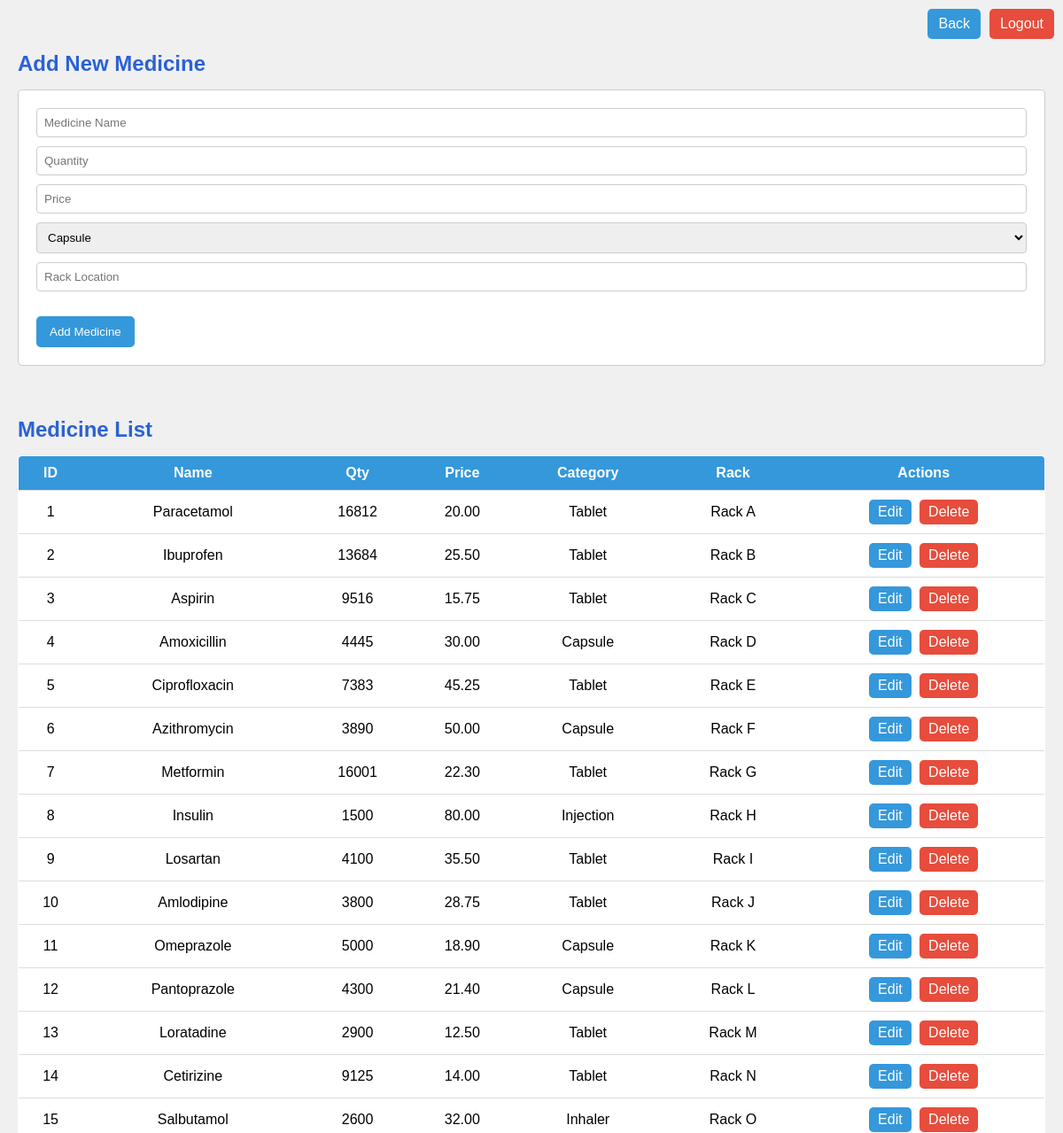
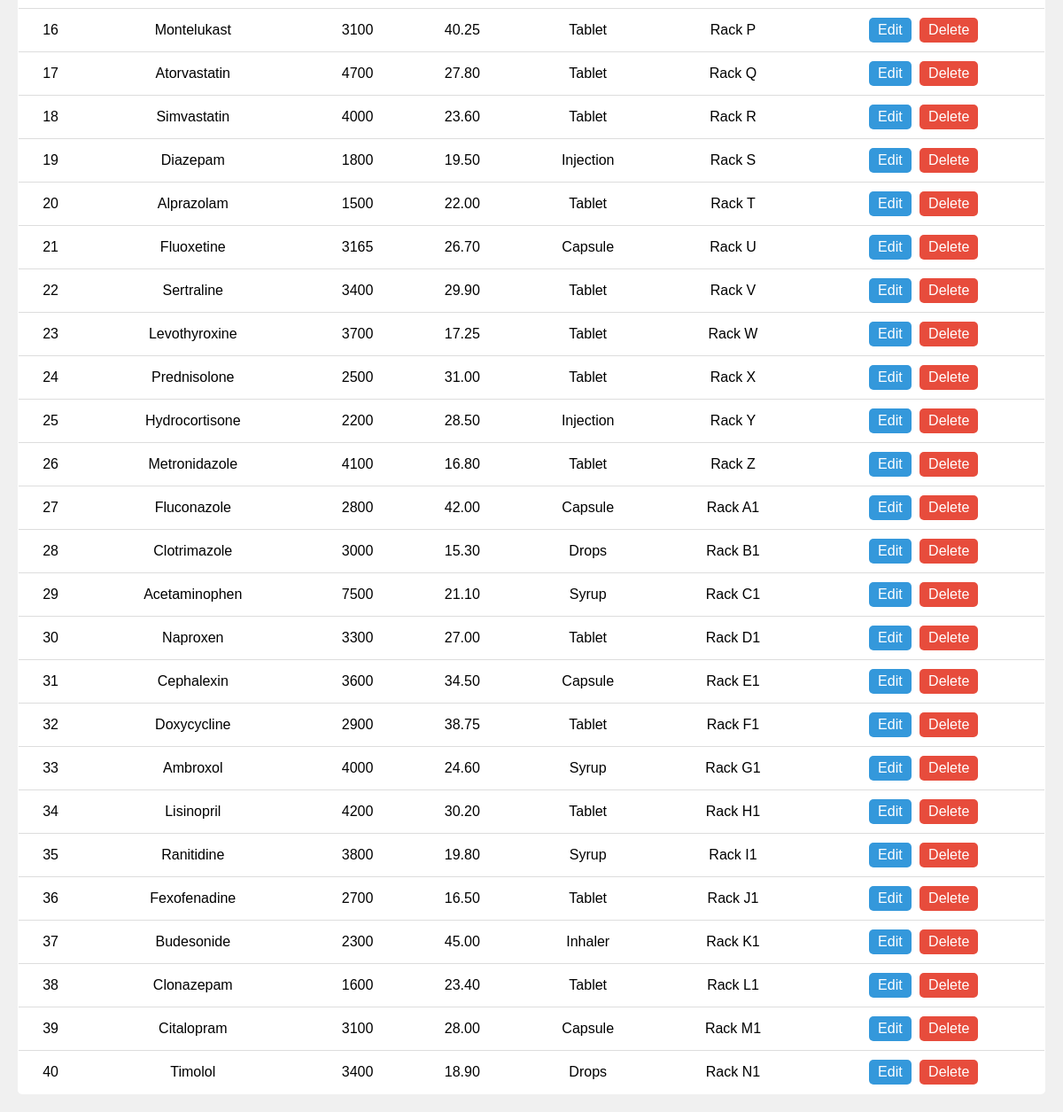
The app's page /medicine.php (signed in) with its own data (2 pictures, top to bottom).
### tables this page shows
CREATE TABLE `medicine` (
  `Med_ID` int(11) NOT NULL,
  `Med_Name` varchar(100) NOT NULL,
  `Med_Qty` int(11) NOT NULL,
  `Med_Price` decimal(10,2) NOT NULL,
  `Category` varchar(100) DEFAULT NULL,
  `Location_Rack` varchar(50) DEFAULT NULL
);

### medicine.php (the view, shortened to what this page needs)
<?php
$conn = new mysqli("localhost", "root", "", "pharmacy");
$meds = $conn->query("SELECT * FROM medicine");
?>
<!DOCTYPE html>
<html>
<head>
  <link rel="stylesheet" href="css/medicine.css">
</head>
<body>
  <div class="container">
    <div style="position: absolute; top: 10px; right: 10px; display: flex; gap: 10px;">
      <a href="dashboard.php"
        style="padding: 8px 12px; background: #3498db; color: white; text-decoration: none; border-radius: 5px;">Back</a>
      <a href="logout.php"
        style="padding: 8px 12px; background: #e74c3c; color: white; text-decoration: none; border-radius: 5px;">Logout</a>
    </div>
    <br>
    <h2>Add New Medicine</h2>
    <form action="add_medicine.php" method="POST">
      <input type="text" name="Med_Name" placeholder="Medicine Name" required>
      <input type="number" name="Med_Qty" placeholder="Quantity" required>
      <input type="number" step="0.01" name="Med_Price" placeholder="Price" required>
      <select name="Category">
        <option value="Capsule">Capsule</option>
      </select>
      <input type="text" name="Location_Rack" placeholder="Rack Location">
      <br><br>
      <button type="submit">Add Medicine</button>
    </form>
    <br>
    <h2>Medicine List</h2>
    <div class="table-responsive">
      <table>
        <tr>
          <th>ID</th>
          <th>Name</th>
          <th>Qty</th>
          <th>Price</th>
          <th>Category</th>
          <th>Rack</th>
          <th>Actions</th>
        </tr>
        <?php while ($row = $meds->fetch_assoc()): ?>
          <tr>
            <td><?= $row['Med_ID'] ?></td>
            <td><?= $row['Med_Name'] ?></td>
            <td><?= $row['Med_Qty'] ?></td>
            <td><?= $row['Med_Price'] ?></td>
            <td><?= $row['Category'] ?></td>
            <td><?= $row['Location_Rack'] ?></td>
            <td>
              <a class="btn-edit" href="edit_medicine.php?id=<?= $row['Med_ID'] ?>">Edit</a>
              <a class="btn-del" href="delete_medicine.php?id=<?= $row['Med_ID'] ?>"
                onclick="return confirm('Delete this medicine?')">Delete</a>
            </td>
          </tr>
        <?php endwhile; ?>
      </table>
    </div>
  </div>
</body>
</html>

### css/medicine.css (style rules this page uses)
body { font-family: Arial, sans-serif; background-color: #f0f0f0; margin: 0; padding: 20px; }
h2 { color: #2a62d3; margin-bottom: 15px; }
form { background-color: white; padding: 20px; border: 1px solid #ccc; border-radius: 5px; margin-bottom: 20px; }
input[type="text"], input[type="number"], select { width: 100%; padding: 8px; margin-bottom: 10px; border: 1px solid #ccc; border-radius: 4px; box-sizing: border-box; }
button { background-color: #3498db; color: white; padding: 10px 15px; border: none; border-radius: 5px; cursor: pointer; }
.table-responsive { overflow-x: auto; }
table { width: 100%; border-collapse: collapse; background-color: white; border: 1px solid #ccc; border-radius: 5px; overflow: hidden; }
th, td { padding: 10px; text-align: center; border-bottom: 1px solid #ddd; }
th { background-color: #3498db; color: white; }
a { display: inline-block; padding: 5px 10px; border-radius: 5px; color: white; text-decoration: none; }
a.btn-edit { background-color: #3498db; margin-right: 5px; }
a.btn-del { background-color: #e74c3c; }
div[style*="position: absolute"] { position: absolute; top: 10px; right: 10px; display: flex; gap: 10px; }

### records on screen
medicine: Med_ID "1", Med_Name "Paracetamol", Med_Qty "16812", Med_Price "20.00", Category "Tablet", Location_Rack "Rack A"
medicine: Med_ID "2", Med_Name "Ibuprofen", Med_Qty "13684", Med_Price "25.50", Category "Tablet", Location_Rack "Rack B"
medicine: Med_ID "3", Med_Name "Aspirin", Med_Qty "9516", Med_Price "15.75", Category "Tablet", Location_Rack "Rack C"
medicine: Med_ID "4", Med_Name "Amoxicillin", Med_Qty "4445", Med_Price "30.00", Category "Capsule", Location_Rack "Rack D"
medicine: Med_ID "5", Med_Name "Ciprofloxacin", Med_Qty "7383", Med_Price "45.25", Category "Tablet", Location_Rack "Rack E"
medicine: Med_ID "6", Med_Name "Azithromycin", Med_Qty "3890", Med_Price "50.00", Category "Capsule", Location_Rack "Rack F"
medicine: Med_ID "7", Med_Name "Metformin", Med_Qty "16001", Med_Price "22.30", Category "Tablet", Location_Rack "Rack G"
medicine: Med_ID "8", Med_Name "Insulin", Med_Qty "1500", Med_Price "80.00", Category "Injection", Location_Rack "Rack H"
medicine: Med_ID "9", Med_Name "Losartan", Med_Qty "4100", Med_Price "35.50", Category "Tablet", Location_Rack "Rack I"
medicine: Med_ID "10", Med_Name "Amlodipine", Med_Qty "3800", Med_Price "28.75", Category "Tablet", Location_Rack "Rack J"
medicine: Med_ID "11", Med_Name "Omeprazole", Med_Qty "5000", Med_Price "18.90", Category "Capsule", Location_Rack "Rack K"
medicine: Med_ID "12", Med_Name "Pantoprazole", Med_Qty "4300", Med_Price "21.40", Category "Capsule", Location_Rack "Rack L"
medicine: Med_ID "13", Med_Name "Loratadine", Med_Qty "2900", Med_Price "12.50", Category "Tablet", Location_Rack "Rack M"
medicine: Med_ID "14", Med_Name "Cetirizine", Med_Qty "9125", Med_Price "14.00", Category "Tablet", Location_Rack "Rack N"
medicine: Med_ID "15", Med_Name "Salbutamol", Med_Qty "2600", Med_Price "32.00", Category "Inhaler", Location_Rack "Rack O"
medicine: Med_ID "16", Med_Name "Montelukast", Med_Qty "3100", Med_Price "40.25", Category "Tablet", Location_Rack "Rack P"
medicine: Med_ID "17", Med_Name "Atorvastatin", Med_Qty "4700", Med_Price "27.80", Category "Tablet", Location_Rack "Rack Q"
medicine: Med_ID "18", Med_Name "Simvastatin", Med_Qty "4000", Med_Price "23.60", Category "Tablet", Location_Rack "Rack R"
medicine: Med_ID "19", Med_Name "Diazepam", Med_Qty "1800", Med_Price "19.50", Category "Injection", Location_Rack "Rack S"
medicine: Med_ID "20", Med_Name "Alprazolam", Med_Qty "1500", Med_Price "22.00", Category "Tablet", Location_Rack "Rack T"
medicine: Med_ID "21", Med_Name "Fluoxetine", Med_Qty "3165", Med_Price "26.70", Category "Capsule", Location_Rack "Rack U"
medicine: Med_ID "22", Med_Name "Sertraline", Med_Qty "3400", Med_Price "29.90", Category "Tablet", Location_Rack "Rack V"
medicine: Med_ID "23", Med_Name "Levothyroxine", Med_Qty "3700", Med_Price "17.25", Category "Tablet", Location_Rack "Rack W"
medicine: Med_ID "24", Med_Name "Prednisolone", Med_Qty "2500", Med_Price "31.00", Category "Tablet", Location_Rack "Rack X"
medicine: Med_ID "25", Med_Name "Hydrocortisone", Med_Qty "2200", Med_Price "28.50", Category "Injection", Location_Rack "Rack Y"
medicine: Med_ID "26", Med_Name "Metronidazole", Med_Qty "4100", Med_Price "16.80", Category "Tablet", Location_Rack "Rack Z"
medicine: Med_ID "27", Med_Name "Fluconazole", Med_Qty "2800", Med_Price "42.00", Category "Capsule", Location_Rack "Rack A1"
medicine: Med_ID "28", Med_Name "Clotrimazole", Med_Qty "3000", Med_Price "15.30", Category "Drops", Location_Rack "Rack B1"
medicine: Med_ID "29", Med_Name "Acetaminophen", Med_Qty "7500", Med_Price "21.10", Category "Syrup", Location_Rack "Rack C1"
medicine: Med_ID "30", Med_Name "Naproxen", Med_Qty "3300", Med_Price "27.00", Category "Tablet", Location_Rack "Rack D1"
medicine: Med_ID "31", Med_Name "Cephalexin", Med_Qty "3600", Med_Price "34.50", Category "Capsule", Location_Rack "Rack E1"
medicine: Med_ID "32", Med_Name "Doxycycline", Med_Qty "2900", Med_Price "38.75", Category "Tablet", Location_Rack "Rack F1"
medicine: Med_ID "33", Med_Name "Ambroxol", Med_Qty "4000", Med_Price "24.60", Category "Syrup", Location_Rack "Rack G1"
medicine: Med_ID "34", Med_Name "Lisinopril", Med_Qty "4200", Med_Price "30.20", Category "Tablet", Location_Rack "Rack H1"
medicine: Med_ID "35", Med_Name "Ranitidine", Med_Qty "3800", Med_Price "19.80", Category "Syrup", Location_Rack "Rack I1"
medicine: Med_ID "36", Med_Name "Fexofenadine", Med_Qty "2700", Med_Price "16.50", Category "Tablet", Location_Rack "Rack J1"
medicine: Med_ID "37", Med_Name "Budesonide", Med_Qty "2300", Med_Price "45.00", Category "Inhaler", Location_Rack "Rack K1"
medicine: Med_ID "38", Med_Name "Clonazepam", Med_Qty "1600", Med_Price "23.40", Category "Tablet", Location_Rack "Rack L1"
medicine: Med_ID "39", Med_Name "Citalopram", Med_Qty "3100", Med_Price "28.00", Category "Capsule", Location_Rack "Rack M1"
medicine: Med_ID "40", Med_Name "Timolol", Med_Qty "3400", Med_Price "18.90", Category "Drops", Location_Rack "Rack N1"
